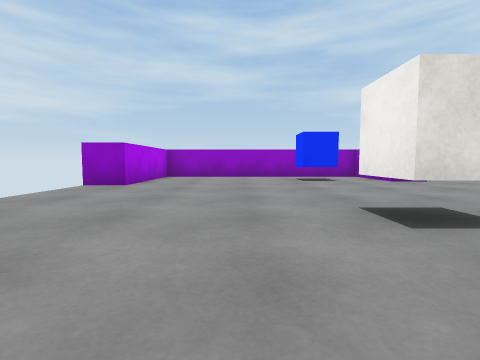
[1] (above)

13 first-person views from a walk through a Unity game level. The camera is 0.55 m above the floor, tilts 4° down and sees 85° across. The floor is counted in squares, 1 m on a side. Each view is taken from the middle of a square. On the plan, view 1 faces up. The plan holds only what a view shows up to about 9 squares ahead; the rest is blank. The player character is not drawn. Surface patterns are stand-ins for the level's own textures.

[2]
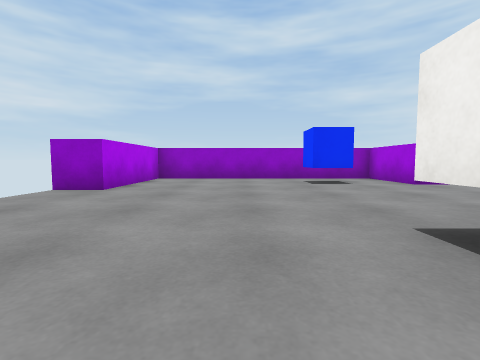

[3]
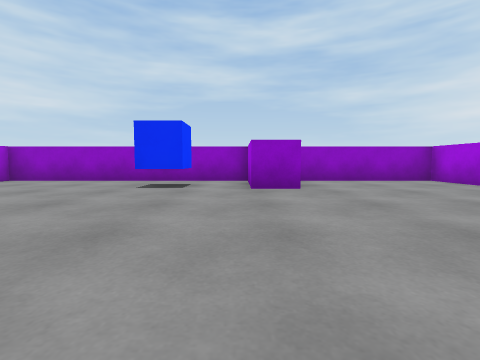

[4]
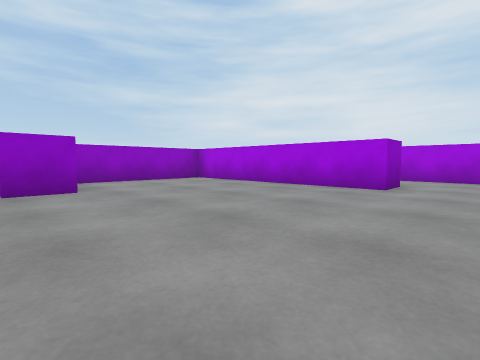

[5]
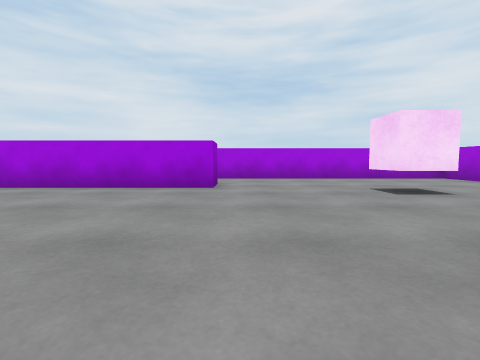

[6]
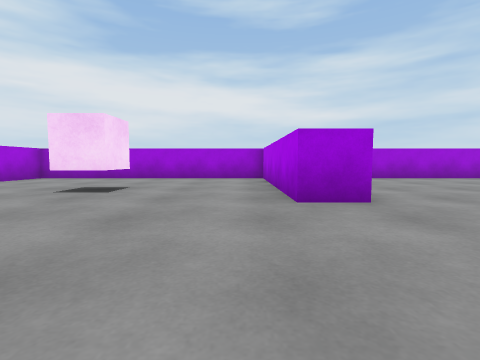

[7]
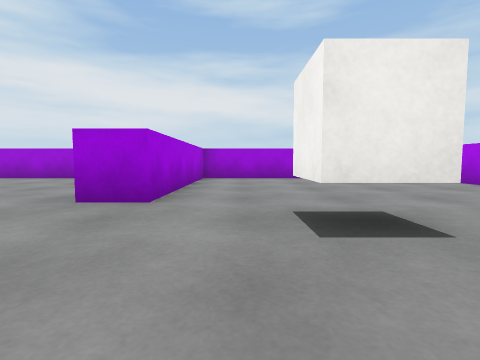

[8]
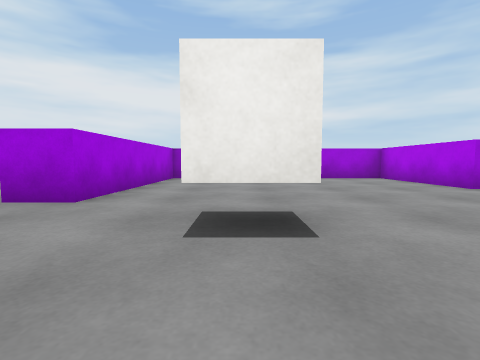

[9]
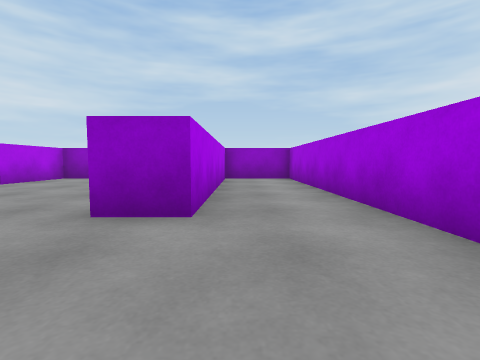

[10]
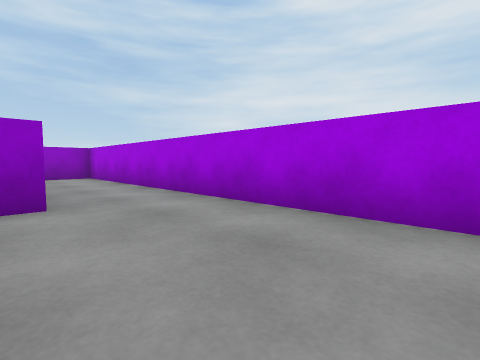

[11]
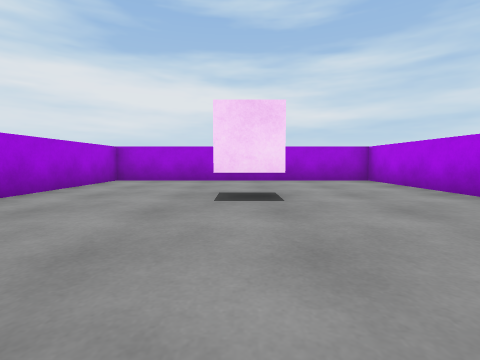

[12]
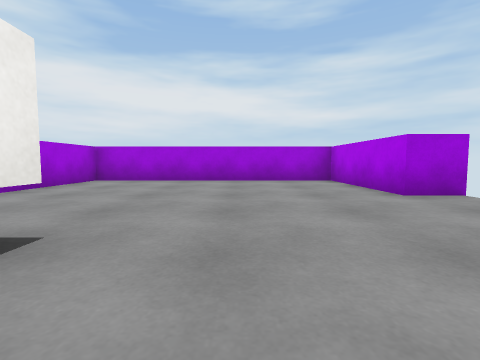

[13]
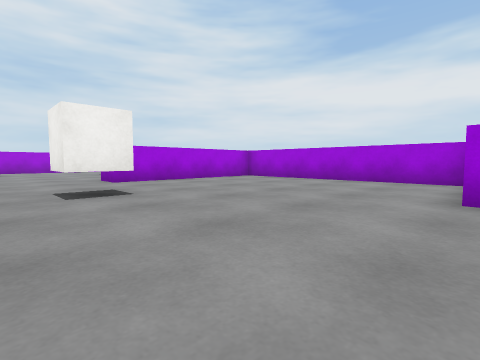

### Floor plan
Points are (right, up) in squares from view 1. A wall is a line through its corners. A room is listed if a view was taken in it or the views show most of it. See-through windows are left out.
Room 1 (views 1, 2, 3, 4, 5, 6, 7, 8, 9, 10, 11, 12, 13)
walls: (-3.8, -0.2) (-2.7, -0.2) (-2.7, -3.7) (4.2, -3.7) (4.2, 1.5) (5.2, 1.5) (5.2, -3.7) (12.6, -3.7) (12.6, 9.6) (10.5, 9.6) (10.5, 3.6) (9.5, 3.6) (9.5, 9.6) (5.2, 9.6) (5.2, 7.3) (4.2, 7.3) (4.2, 9.6) (-2.7, 9.6) (-2.7, 6.1) (-3.8, 6.1)
objects: white cube (2, 2) to (2, 3); blue cube (2, 8) to (3, 8); cube (9, 0)

Where each view was taken, in squares from view 1:
view 1: 0 up, 0 right, facing up
view 2: 1 up, 0 right, facing up
view 3: 2 up, 4 right, facing up
view 4: 2 up, 4 right, facing up-right
view 5: 3 up, 4 right, facing right
view 6: 5 up, 6 right, facing down
view 7: 5 up, 3 right, facing down
view 8: 5 up, 2 right, facing down
view 9: 1 up, 11 right, facing up
view 10: 0 up, 10 right, facing up-right
view 11: 4 up, 9 right, facing down
view 12: 4 up, 0 right, facing down
view 13: 4 up, 3 left, facing down-right
